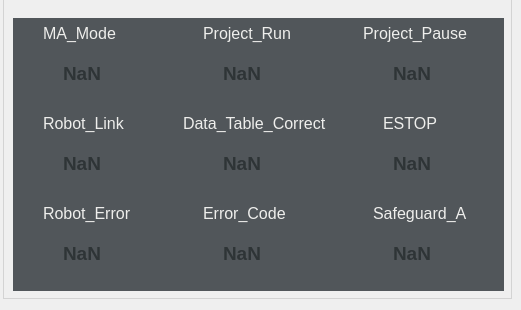
     <widget class="QWidget" name="Robot_Status_tab">
      <attribute name="title">
       <string>TM_Robot_Status</string>
      </attribute>
      <widget class="QGroupBox" name="Robot_Status_groupBox">
       <property name="geometry">
        <rect>
         <x>3</x>
         <y>-2</y>
         <width>509</width>
         <height>301</height>
        </rect>
       </property>
       <property name="font">
        <font>
         <family>Ubuntu Condensed</family>
         <pointsize>18</pointsize>
         <weight>50</weight>
         <italic>true</italic>
         <bold>false</bold>
         <underline>false</underline>
         <strikeout>false</strikeout>
         <kerning>true</kerning>
        </font>
       </property>
       <property name="styleSheet">
        <string notr="true">        QGroupBox {
            border-color: rgb(50, 50, 50);
            border: 2px solid lightgray;
            border-width: 0.5px;
            border-style: solid;
            margin-top: 1ex; /* leave space at the top for the title */
        }
        QGroupBox::title {
            subcontrol-origin: margin;
            subcontrol-position: top left;
            left: 10px;
            margin-left: 0px;
            padding: 0  3px;
        }</string>
       </property>
       <property name="title">
        <string/>
       </property>
       <property name="flat">
        <bool>false</bool>
       </property>
       <widget class="QWidget" name="widget_Robot_Status_black" native="true">
        <property name="geometry">
         <rect>
          <x>10</x>
          <y>20</y>
          <width>491</width>
          <height>273</height>
         </rect>
        </property>
        <property name="styleSheet">
         <string notr="true">background-color: rgb(81, 86, 90);</string>
        </property>
        <widget class="QWidget" name="widget_Project_Run" native="true">
         <property name="geometry">
          <rect>
           <x>160</x>
           <y>0</y>
           <width>161</width>
           <height>81</height>
          </rect>
         </property>
         <property name="styleSheet">
          <string notr="true">background-color: rgb(81, 86, 90);</string>
         </property>
         <widget class="QLabel" name="Project_Run_label">
          <property name="geometry">
           <rect>
            <x>30</x>
            <y>0</y>
            <width>161</width>
            <height>31</height>
           </rect>
          </property>
          <property name="font">
           <font>
            <pointsize>8</pointsize>
           </font>
          </property>
          <property name="styleSheet">
           <string notr="true">co</string>
          </property>
          <property name="text">
           <string>&lt;html&gt;&lt;head/&gt;&lt;body&gt;&lt;p&gt;&lt;span style=&quot; font-size:12pt; color:#eeeeec;&quot;&gt;Project_Run&lt;/span&gt;&lt;/p&gt;&lt;/body&gt;&lt;/html&gt;</string>
          </property>
         </widget>
         <widget class="QLabel" name="project_run_status_label">
          <property name="geometry">
           <rect>
            <x>50</x>
            <y>40</y>
            <width>61</width>
            <height>31</height>
           </rect>
          </property>
          <property name="font">
           <font>
            <pointsize>8</pointsize>
           </font>
          </property>
          <property name="styleSheet">
           <string notr="true">co</string>
          </property>
          <property name="text">
           <string>&lt;html&gt;&lt;head/&gt;&lt;body&gt;&lt;p&gt;&lt;span style=&quot; font-size:14pt; font-weight:600; color:#2e3436;&quot;&gt;NaN&lt;/span&gt;&lt;/p&gt;&lt;/body&gt;&lt;/html&gt;</string>
          </property>
         </widget>
        </widget>
        <widget class="QWidget" name="widget_Project_Pause" native="true">
         <property name="geometry">
          <rect>
           <x>330</x>
           <y>0</y>
           <width>161</width>
           <height>81</height>
          </rect>
         </property>
         <property name="styleSheet">
          <string notr="true">background-color: rgb(81, 86, 90);</string>
         </property>
         <widget class="QLabel" name="Project_Pause_label">
          <property name="geometry">
           <rect>
            <x>20</x>
            <y>0</y>
            <width>161</width>
            <height>31</height>
           </rect>
          </property>
          <property name="font">
           <font>
            <pointsize>8</pointsize>
           </font>
          </property>
          <property name="styleSheet">
           <string notr="true">co</string>
          </property>
          <property name="text">
           <string>&lt;html&gt;&lt;head/&gt;&lt;body&gt;&lt;p&gt;&lt;span style=&quot; font-size:12pt; color:#eeeeec;&quot;&gt;Project_Pause&lt;/span&gt;&lt;/p&gt;&lt;/body&gt;&lt;/html&gt;</string>
          </property>
         </widget>
         <widget class="QLabel" name="project_pause_status_label">
          <property name="geometry">
           <rect>
            <x>50</x>
            <y>40</y>
            <width>61</width>
            <height>31</height>
           </rect>
          </property>
          <property name="font">
           <font>
            <pointsize>8</pointsize>
           </font>
          </property>
          <property name="styleSheet">
           <string notr="true">co</string>
          </property>
          <property name="text">
           <string>&lt;html&gt;&lt;head/&gt;&lt;body&gt;&lt;p&gt;&lt;span style=&quot; font-size:14pt; font-weight:600; color:#2e3436;&quot;&gt;NaN&lt;/span&gt;&lt;/p&gt;&lt;/body&gt;&lt;/html&gt;</string>
          </property>
         </widget>
        </widget>
        <widget class="QWidget" name="widget_Robot_Link" native="true">
         <property name="geometry">
          <rect>
           <x>0</x>
           <y>90</y>
           <width>161</width>
           <height>81</height>
          </rect>
         </property>
         <property name="styleSheet">
          <string notr="true">background-color: rgb(81, 86, 90);</string>
         </property>
         <widget class="QLabel" name="Robot_Link_label">
          <property name="geometry">
           <rect>
            <x>30</x>
            <y>0</y>
            <width>161</width>
            <height>31</height>
           </rect>
          </property>
          <property name="font">
           <font>
            <pointsize>8</pointsize>
           </font>
          </property>
          <property name="styleSheet">
           <string notr="true">co</string>
          </property>
          <property name="text">
           <string>&lt;html&gt;&lt;head/&gt;&lt;body&gt;&lt;p&gt;&lt;span style=&quot; font-size:12pt; color:#eeeeec;&quot;&gt;Robot_Link&lt;/span&gt;&lt;/p&gt;&lt;/body&gt;&lt;/html&gt;</string>
          </property>
         </widget>
         <widget class="QLabel" name="robot_link_status_label">
          <property name="geometry">
           <rect>
            <x>50</x>
            <y>40</y>
            <width>61</width>
            <height>31</height>
           </rect>
          </property>
          <property name="font">
           <font>
            <pointsize>8</pointsize>
           </font>
          </property>
          <property name="styleSheet">
           <string notr="true">co</string>
          </property>
          <property name="text">
           <string>&lt;html&gt;&lt;head/&gt;&lt;body&gt;&lt;p&gt;&lt;span style=&quot; font-size:14pt; font-weight:600; color:#2e3436;&quot;&gt;NaN&lt;/span&gt;&lt;/p&gt;&lt;/body&gt;&lt;/html&gt;</string>
          </property>
         </widget>
        </widget>
        <widget class="QWidget" name="widget_ESTOP" native="true">
         <property name="geometry">
          <rect>
           <x>330</x>
           <y>90</y>
           <width>161</width>
           <height>81</height>
          </rect>
         </property>
         <property name="styleSheet">
          <string notr="true">background-color: rgb(81, 86, 90);</string>
         </property>
         <widget class="QLabel" name="ESTOP_label">
          <property name="geometry">
           <rect>
            <x>40</x>
            <y>0</y>
            <width>161</width>
            <height>31</height>
           </rect>
          </property>
          <property name="font">
           <font>
            <pointsize>8</pointsize>
           </font>
          </property>
          <property name="styleSheet">
           <string notr="true">co</string>
          </property>
          <property name="text">
           <string>&lt;html&gt;&lt;head/&gt;&lt;body&gt;&lt;p&gt;&lt;span style=&quot; font-size:12pt; color:#eeeeec;&quot;&gt;ESTOP&lt;/span&gt;&lt;/p&gt;&lt;/body&gt;&lt;/html&gt;</string>
          </property>
         </widget>
         <widget class="QLabel" name="estop_status_label">
          <property name="geometry">
           <rect>
            <x>50</x>
            <y>40</y>
            <width>61</width>
            <height>31</height>
           </rect>
          </property>
          <property name="font">
           <font>
            <pointsize>8</pointsize>
           </font>
          </property>
          <property name="styleSheet">
           <string notr="true">co</string>
          </property>
          <property name="text">
           <string>&lt;html&gt;&lt;head/&gt;&lt;body&gt;&lt;p&gt;&lt;span style=&quot; font-size:14pt; font-weight:600; color:#2e3436;&quot;&gt;NaN&lt;/span&gt;&lt;/p&gt;&lt;/body&gt;&lt;/html&gt;</string>
          </property>
         </widget>
        </widget>
        <widget class="QWidget" name="widget_Data_Table_Correct" native="true">
         <property name="geometry">
          <rect>
           <x>160</x>
           <y>90</y>
           <width>161</width>
           <height>81</height>
          </rect>
         </property>
         <property name="styleSheet">
          <string notr="true">background-color: rgb(81, 86, 90);</string>
         </property>
         <widget class="QLabel" name="Data_Table_Correct_label">
          <property name="geometry">
           <rect>
            <x>10</x>
            <y>0</y>
            <width>161</width>
            <height>31</height>
           </rect>
          </property>
          <property name="font">
           <font>
            <pointsize>8</pointsize>
           </font>
          </property>
          <property name="styleSheet">
           <string notr="true">co</string>
          </property>
          <property name="text">
           <string>&lt;html&gt;&lt;head/&gt;&lt;body&gt;&lt;p&gt;&lt;span style=&quot; font-size:12pt; color:#eeeeec;&quot;&gt;Data_Table_Correct&lt;/span&gt;&lt;/p&gt;&lt;/body&gt;&lt;/html&gt;</string>
          </property>
         </widget>
         <widget class="QLabel" name="data_table_correct_status_label">
          <property name="geometry">
           <rect>
            <x>50</x>
            <y>40</y>
            <width>61</width>
            <height>31</height>
           </rect>
          </property>
          <property name="font">
           <font>
            <pointsize>8</pointsize>
           </font>
          </property>
          <property name="styleSheet">
           <string notr="true">co</string>
          </property>
          <property name="text">
           <string>&lt;html&gt;&lt;head/&gt;&lt;body&gt;&lt;p&gt;&lt;span style=&quot; font-size:14pt; font-weight:600; color:#2e3436;&quot;&gt;NaN&lt;/span&gt;&lt;/p&gt;&lt;/body&gt;&lt;/html&gt;</string>
          </property>
         </widget>
        </widget>
        <widget class="QWidget" name="widget_Safeguard_A" native="true">
         <property name="geometry">
          <rect>
           <x>330</x>
           <y>180</y>
           <width>161</width>
           <height>81</height>
          </rect>
         </property>
         <property name="styleSheet">
          <string notr="true">background-color: rgb(81, 86, 90);</string>
         </property>
         <widget class="QLabel" name="Safeguard_A_label">
          <property name="geometry">
           <rect>
            <x>30</x>
            <y>0</y>
            <width>161</width>
            <height>31</height>
           </rect>
          </property>
          <property name="font">
           <font>
            <pointsize>8</pointsize>
           </font>
          </property>
          <property name="styleSheet">
           <string notr="true">co</string>
          </property>
          <property name="text">
           <string>&lt;html&gt;&lt;head/&gt;&lt;body&gt;&lt;p&gt;&lt;span style=&quot; font-size:12pt; color:#eeeeec;&quot;&gt;Safeguard_A&lt;/span&gt;&lt;/p&gt;&lt;/body&gt;&lt;/html&gt;</string>
          </property>
         </widget>
         <widget class="QLabel" name="safeguard_a_status_label">
          <property name="geometry">
           <rect>
            <x>50</x>
            <y>40</y>
            <width>61</width>
            <height>31</height>
           </rect>
          </property>
          <property name="font">
           <font>
            <pointsize>8</pointsize>
           </font>
          </property>
          <property name="styleSheet">
           <string notr="true">co</string>
          </property>
          <property name="text">
           <string>&lt;html&gt;&lt;head/&gt;&lt;body&gt;&lt;p&gt;&lt;span style=&quot; font-size:14pt; font-weight:600; color:#2e3436;&quot;&gt;NaN&lt;/span&gt;&lt;/p&gt;&lt;/body&gt;&lt;/html&gt;</string>
          </property>
         </widget>
        </widget>
        <widget class="QWidget" name="widget_Robot_Error" native="true">
         <property name="geometry">
          <rect>
           <x>0</x>
           <y>180</y>
           <width>161</width>
           <height>81</height>
          </rect>
         </property>
         <property name="styleSheet">
          <string notr="true">background-color: rgb(81, 86, 90);</string>
         </property>
         <widget class="QLabel" name="Robot_Error_label">
          <property name="geometry">
           <rect>
            <x>30</x>
            <y>0</y>
            <width>161</width>
            <height>31</height>
           </rect>
          </property>
          <property name="font">
           <font>
            <pointsize>8</pointsize>
           </font>
          </property>
          <property name="styleSheet">
           <string notr="true">co</string>
          </property>
          <property name="text">
           <string>&lt;html&gt;&lt;head/&gt;&lt;body&gt;&lt;p&gt;&lt;span style=&quot; font-size:12pt; color:#eeeeec;&quot;&gt;Robot_Error&lt;/span&gt;&lt;/p&gt;&lt;/body&gt;&lt;/html&gt;</string>
          </property>
         </widget>
         <widget class="QLabel" name="robot_error_status_label">
          <property name="geometry">
           <rect>
            <x>50</x>
            <y>40</y>
            <width>61</width>
            <height>31</height>
           </rect>
          </property>
          <property name="font">
           <font>
            <pointsize>8</pointsize>
           </font>
          </property>
          <property name="styleSheet">
           <string notr="true">co</string>
          </property>
          <property name="text">
           <string>&lt;html&gt;&lt;head/&gt;&lt;body&gt;&lt;p&gt;&lt;span style=&quot; font-size:14pt; font-weight:600; color:#2e3436;&quot;&gt;NaN&lt;/span&gt;&lt;/p&gt;&lt;/body&gt;&lt;/html&gt;</string>
          </property>
         </widget>
        </widget>
        <widget class="QWidget" name="widget_Error_Code" native="true">
         <property name="geometry">
          <rect>
           <x>160</x>
           <y>180</y>
           <width>161</width>
           <height>81</height>
          </rect>
         </property>
         <property name="styleSheet">
          <string notr="true">background-color: rgb(81, 86, 90);</string>
         </property>
         <widget class="QLabel" name="Error_Code_label">
          <property name="geometry">
           <rect>
            <x>30</x>
            <y>0</y>
            <width>161</width>
            <height>31</height>
           </rect>
          </property>
          <property name="font">
           <font>
            <pointsize>8</pointsize>
           </font>
          </property>
          <property name="styleSheet">
           <string notr="true">co</string>
          </property>
          <property name="text">
           <string>&lt;html&gt;&lt;head/&gt;&lt;body&gt;&lt;p&gt;&lt;span style=&quot; font-size:12pt; color:#eeeeec;&quot;&gt;Error_Code&lt;/span&gt;&lt;/p&gt;&lt;/body&gt;&lt;/html&gt;</string>
          </property>
         </widget>
         <widget class="QLabel" name="error_code_status_label">
          <property name="geometry">
           <rect>
            <x>50</x>
            <y>40</y>
            <width>101</width>
            <height>31</height>
           </rect>
          </property>
          <property name="font">
           <font>
            <pointsize>8</pointsize>
           </font>
          </property>
          <property name="styleSheet">
           <string notr="true">co</string>
          </property>
          <property name="text">
           <string>&lt;html&gt;&lt;head/&gt;&lt;body&gt;&lt;p&gt;&lt;span style=&quot; font-size:14pt; font-weight:600; color:#2e3436;&quot;&gt;NaN&lt;/span&gt;&lt;/p&gt;&lt;/body&gt;&lt;/html&gt;</string>
          </property>
         </widget>
        </widget>
        <widget class="QWidget" name="widget_Error_Content" native="true">
         <property name="geometry">
          <rect>
           <x>0</x>
           <y>0</y>
           <width>161</width>
           <height>81</height>
          </rect>
         </property>
         <property name="styleSheet">
          <string notr="true">background-color: rgb(81, 86, 90);</string>
         </property>
         <widget class="QLabel" name="MA_Mode_label">
          <property name="geometry">
           <rect>
            <x>30</x>
            <y>0</y>
            <width>111</width>
            <height>31</height>
           </rect>
          </property>
          <property name="font">
           <font>
            <pointsize>8</pointsize>
           </font>
          </property>
          <property name="styleSheet">
           <string notr="true">co</string>
          </property>
          <property name="text">
           <string>&lt;html&gt;&lt;head/&gt;&lt;body&gt;&lt;p&gt;&lt;span style=&quot; font-size:12pt; color:#eeeeec;&quot;&gt;MA_Mode&lt;/span&gt;&lt;/p&gt;&lt;/body&gt;&lt;/html&gt;</string>
          </property>
         </widget>
         <widget class="QLabel" name="ma_mode_label">
          <property name="geometry">
           <rect>
            <x>50</x>
            <y>40</y>
            <width>91</width>
            <height>31</height>
           </rect>
          </property>
          <property name="font">
           <font>
            <pointsize>8</pointsize>
           </font>
          </property>
          <property name="styleSheet">
           <string notr="true">co</string>
          </property>
          <property name="text">
           <string>&lt;html&gt;&lt;head/&gt;&lt;body&gt;&lt;p&gt;&lt;span style=&quot; font-size:14pt; font-weight:600; color:#2e3436;&quot;&gt;NaN&lt;/span&gt;&lt;/p&gt;&lt;/body&gt;&lt;/html&gt;</string>
          </property>
         </widget>
        </widget>
       </widget>
      </widget>
     </widget>
